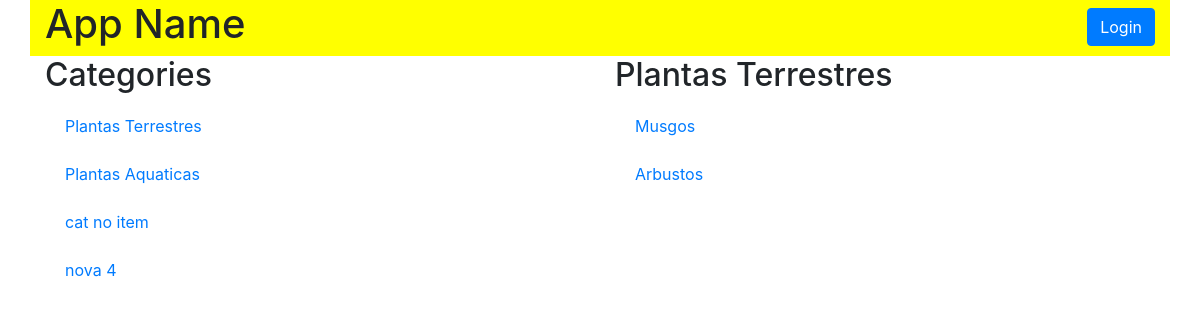
The page /category/1/items on the database its author committed.
### models.py (models this page shows, shortened)
class Category(Base):
    __tablename__ = 'category'
    id = Column(Integer, primary_key=True)
    name = Column(String(50), nullable=False)

class Item(Base):
    __tablename__ = 'item'
    id = Column(Integer, primary_key=True)
    name = Column(String(50), nullable=False)
    description = Column(String(1000), nullable=False)
    category_id = Column(Integer, ForeignKey('category.id'))
    category = relationship(Category)

### application.py (the view)
@app.route('/category/<int:category_id>/items')
def categoryFunction(category_id):
    category = session.query(Category)
    category2 = session.query(Category).filter_by(id=category_id).first()
    if not hasattr(category2, 'id'):
        return "this category not exist"
    items = session.query(Item).filter_by(category_id=category2.id)
    if 'username' not in login_session:
        if items.count() == 0:
            flash("You have no items yet!")
            return render_template('publicCategory.html', plantas=category, plantas2=category2, itemName=items)
        else:
            return render_template('publicCategory.html', plantas=category, plantas2=category2, itemName=items)
    else:
        if items.count() == 0:
            flash("You have no items yet!")
            return render_template('category.html', plantas=category, plantas2=category2, itemName=items)
        else:
            return render_template('category.html', plantas=category, plantas2=category2, itemName=items)

### templates/publicCategory.html (shortened to what this page needs)
{% extends "main.html" %}
{% block content %}
{% include "header.html" %}
    <section class="row">
      <div class="col-md-6">
        <h2>Categories</h2>
        {% for i in plantas %}
          <div class="list-group">
            <a href="{{ url_for('categoryFunction', category_id=i.id)}}" class="list-group-item" class="list-group-item">{{ i.name }}</a>
          </div>
        {% endfor %}
      </div>
      <div class="col-md-6">
        <h2>{{ plantas2.name }}</h2>
        {% for i in itemName %}
          <div class="list-group">
            <a href="{{ url_for('itemFunction', item_id=i.id, category_id=plantas2.id)}}" class="list-group-item" class="list-group-item">{{ i.name }}</a>
          </div>
        {% endfor %}
      </div>
    </section>
{% endblock %}

### static/styles.css (style rules this page uses)
.list-group-item { border: 0px; }

### rows shown on the page
Category: name "Plantas Terrestres"
Category: name "Plantas Aquaticas"
Category: name "cat no item"
Category: name "nova 4"
Item: name "Musgos"
Item: name "Arbustos"
